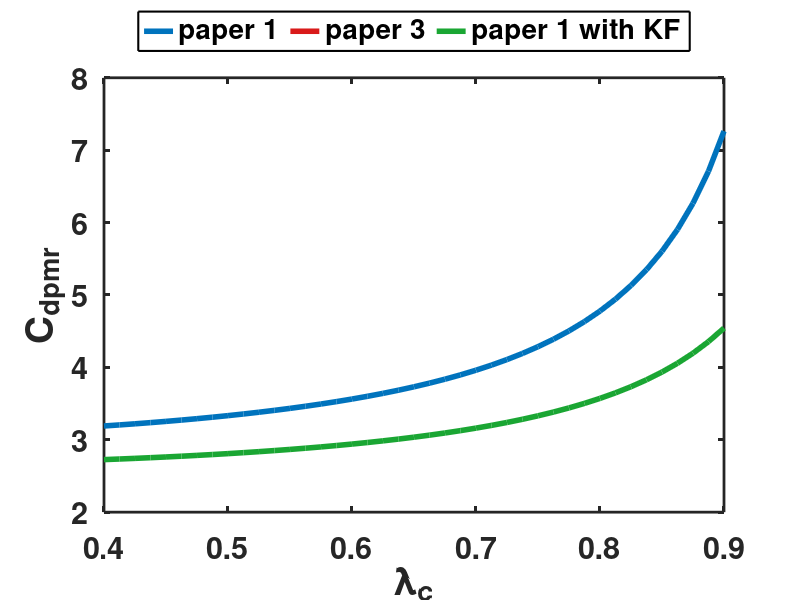

The MATLAB script that drew this image:
% plot_cdpmr_3way.m
% Plot three C_dpmr versions vs λ_c:
%   (1) Paper baseline:  C_dpmr = 2 + 1/(1−λc²)
%   (2) Closed-form:     Parseval residue (a_pd dependent)
%   (3) Lyapunov 11-state: paper + HP1 + KF estimator errors
%
% Style matches test/eq17-5state-ekf:figures/theory/cdpmr_3way_alpha005.png

clear; close all; clc;
[script_dir, ~, ~] = fileparts(mfilename('fullpath'));
addpath(script_dir);

%% --- Setup ---
a_pd        = 0.05;
d_delay     = 2;
lambda_grid = linspace(0.40, 0.90, 41);

% Q/R from Positioning_kf_a_merged.pdf §4 (Eq.23, Eq.24)
% State order: [delta_x_1, delta_x_2, delta_x_3, x_D, delta_x_D, a_x, delta_a_x]
Q_kf_scale = [0, 0, 1e4, 1e-1, 0, 1e-4, 0]';
R_kf_scale = [1e-2, 1]';

opts = struct('f0', 0, 'verbose', false, 'Fe_form', 'eq19');

%% --- Sweep ---
C_paper     = zeros(size(lambda_grid));
C_closed    = zeros(size(lambda_grid));
C_lyapunov  = zeros(size(lambda_grid));

for i = 1:length(lambda_grid)
    lc = lambda_grid(i);

    % (1) Paper baseline
    C_paper(i) = 2 + 1/(1 - lc^2);

    % (2) Closed-form Parseval (from Cdpmr_Cn_derivation.tex Eq.15)
    D = 1 - (1-a_pd)*lc;
    term1 = 2 * (1-a_pd) * (1-lc) / D;
    term2 = (2/(2-a_pd)) * 1 / ((1+lc) * D);
    C_closed(i) = (1-a_pd)^2 * (term1 + term2);

    % (3) Lyapunov 11-state
    try
        C_lyapunov(i) = compute_7state_cdpmr_eff_v2( ...
            lc, d_delay, a_pd, Q_kf_scale, R_kf_scale, opts);
    catch ME
        warning('Lyapunov failed at lc=%.3f: %s', lc, ME.message);
        C_lyapunov(i) = NaN;
    end
end

%% --- Plot (mirror existing cdpmr_3way style) ---
fig = figure('Position', [100 100 1100 700], 'Color', 'w');
ax = axes(fig);
hold(ax, 'on');

COL_PAPER    = [0.00 0.45 0.74];   % blue
COL_LYAP     = [0.85 0.10 0.10];   % red
COL_CLOSED   = [0.10 0.65 0.20];   % green

p1 = plot(lambda_grid, C_paper,    '-',  'Color', COL_PAPER,  'LineWidth', 4, ...
          'DisplayName', 'paper 1');
p2 = plot(lambda_grid, C_lyapunov, '-',  'Color', COL_LYAP,   'LineWidth', 4, ...
          'DisplayName', 'paper 3');
p3 = plot(lambda_grid, C_closed,   '-',  'Color', COL_CLOSED, 'LineWidth', 4, ...
          'DisplayName', 'paper 1 with KF');

set(ax, 'FontSize', 22, 'FontWeight', 'bold', 'LineWidth', 2);
set(ax, 'TickLabelInterpreter', 'tex');
xlabel(ax, '\lambda_c', 'FontSize', 28, 'FontWeight', 'bold');
ylabel(ax, 'C_{dpmr}', 'FontSize', 28, 'FontWeight', 'bold');
xlim(ax, [0.40 0.90]);
ylim(ax, [2 8]);

leg = legend([p1 p2 p3], 'Location', 'northoutside', ...
             'Orientation', 'horizontal', ...
             'FontSize', 20, 'FontWeight', 'bold', ...
             'Box', 'on', 'EdgeColor', 'k', 'LineWidth', 1.5);

box(ax, 'on');
grid(ax, 'off');

%% --- Save ---
% script_dir = <repo>/test_script/build_helpers -> repo root is two levels up
repo_root = fileparts(fileparts(script_dir));
out_dir   = fullfile(repo_root, 'reference', 'eq17_analysis', 'figures', 'theory');
if ~exist(out_dir, 'dir'), mkdir(out_dir); end
out_path = fullfile(out_dir, 'cdpmr_3way_apd005.png');
exportgraphics(fig, out_path, 'Resolution', 150);
fprintf('Saved: %s\n', out_path);

%% --- Numerical summary at λc = 0.7 ---
idx_07 = find(abs(lambda_grid - 0.70) < 1e-6, 1);
if ~isempty(idx_07)
    fprintf('\n=== At λc = 0.7 ===\n');
    fprintf('  Paper baseline    : %.4f\n', C_paper(idx_07));
    fprintf('  Lyapunov 11-state : %.4f\n', C_lyapunov(idx_07));
    fprintf('  Closed-form       : %.4f\n', C_closed(idx_07));
end
